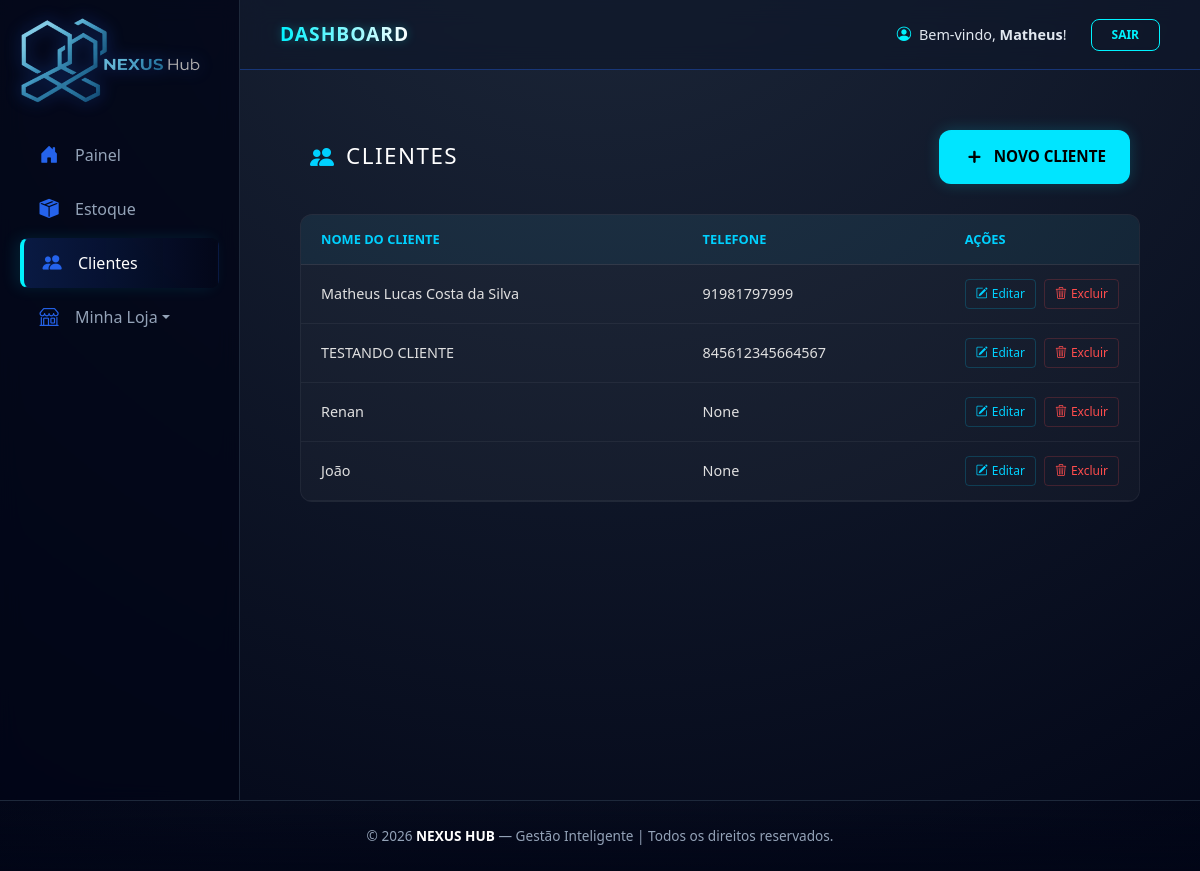
The page /nexus/clientes/ (signed in) on the database its author committed.
### dashboard/models.py (models this page shows, shortened)
class Cliente(models.Model):
    usuario = models.ForeignKey(
        User,
        on_delete=models.CASCADE,
        related_name='clientes'
    )
    nome = models.CharField(
        max_length=150,
        verbose_name="Nome Completo"
    )
    telefone = models.CharField(
        max_length=20,
        blank=True,
        null=True,
        verbose_name="Telefone / WhatsApp"
    )
    email = models.EmailField(
        max_length=255,
        blank=True,
        null=True,
        verbose_name="E-mail"
    )
    endereco = models.TextField(
        blank=True,
        null=True,
        verbose_name="Endereço / Complemento"
    )
    data_cadastro = models.DateTimeField(
        auto_now_add=True,
        verbose_name="Data de Cadastro"
    )
    class Meta:
        verbose_name = "Cliente"
        verbose_name_plural = "Clientes"
        ordering = ['-data_cadastro'] # Mais recentes primeiro

### dashboard/views.py (the view)
# urls.py: path('clientes/', views.lista_clientes, name='lista_clientes'),
@login_required
def lista_clientes(request):
    clientes = Cliente.objects.all()
    return render(request, 'lista_clientes.html', {'clientes': clientes})

### dashboard/context_processors.py (called while the page is built)
def dados_loja(request):
    if request.user.is_authenticated:
        try:
            vendedor_perfil = Vendedor.objects.filter(usuario=request.user).first()
            if vendedor_perfil:
                loja = Loja.objects.filter(vendedor=vendedor_perfil).first()
                return {'loja': loja}
        except Exception:
            return {'loja': None}
    return {'loja': None}

### dashboard/templates/lista_clientes.html (shortened to what this page needs)
{% extends 'base.html' %}
{% load static %}
{% block content %}
<div class="nexus-container">
    <header class="nexus-header">
        <div class="nexus-title-wrapper">
            <div class="nexus-title-icon">
                <i class="bi bi-people-fill"></i>
            </div>
            <h1 class="nexus-title">Clientes</h1>
        </div>
        <a href="{% url 'cadastrar_cliente' %}" class="btn-nexus-add">
            <i class="bi bi-plus" style="font-size: 1.4rem; -webkit-text-stroke: 1px;"></i> NOVO CLIENTE
        </a>
    </header>
    <div class="nexus-table-wrapper">
        <table class="nexus-table">
            <thead>
                <tr>
                    <th>Nome do Cliente</th>
                    <th>Telefone</th>
                    <th style="width: 180px;">Ações</th>
                </tr>
            </thead>
            <tbody>
                {% for cliente in clientes %}
                <tr>
                    <td>{{ cliente.nome }}</td>
                    <td>{{ cliente.telefone }}</td>
                    <td class="actions-cell">
                        <a href="{% url 'editar_cliente' cliente.id %}" class="btn-action btn-edit">
                            <i class="bi bi-pencil-square"></i> Editar
                        </a>
                        <a href="javascript:void(0)"
                            onclick="abrirModalExclusao('{{ cliente.id }}', '{{ cliente.nome }}')"
                            class="btn-action btn-delete">
                            <i class="bi bi-trash3"></i> Excluir
                        </a>
                    </td>
                </tr>
                {% empty %}
                <tr>
                    <td colspan="3" class="empty-row">Nenhum cliente registado na base de dados.</td>
                </tr>
                {% endfor %}
            </tbody>
        </table>
    </div>
</div>
</div>
{% endblock %}

### dashboard/templates/base.html (shortened to what this page needs)
{% load static %}
<!DOCTYPE html>
<html lang="pt-br">
<head>
    <link href="https://cdn.jsdelivr.net/npm/bootstrap@5.3.0/dist/css/bootstrap.min.css" rel="stylesheet">
    <link rel="stylesheet" href="https://cdn.jsdelivr.net/npm/bootstrap-icons@1.11.1/font/bootstrap-icons.css">
</head>
<body>
    <div class="app-wrapper">
        <nav class="sidebar">
            <div class="sidebar-brand">
                <img src="{% static 'img/nexushub.png' %}" alt="NEXUS Hub" class="sidebar-logo">
            </div>
            <ul>
                <li class="{% if request.resolver_match.url_name == 'home' %}active{% endif %}">
                    <a href="{% url 'home' %}"><i class="bi bi-house-door-fill"></i> Painel</a>
                </li>
                <li class="{% if request.resolver_match.url_name == 'lista_estoque' %}active{% endif %}">
                    <a href="{% url 'lista_estoque' %}"><i class="bi bi-box-seam-fill"></i> Estoque</a>
                </li>
                <li class="{% if request.resolver_match.url_name == 'lista_clientes' %}active{% endif %}">
                    <a href="{% url 'lista_clientes' %}"><i class="bi bi-people-fill"></i> Clientes</a>
                </li>
                <li class="nav-item dropdown">
                    <a href="#" class="dropdown-toggle" data-bs-toggle="dropdown">
                        <i class="bi bi-shop"></i> Minha Loja
                    </a>
                </li>
            </ul>
        </nav>
        <main class="main-layout">
            <header class="header">
                <div class="page-title-glow">
                    {% block page_title %}Dashboard{% endblock %}
                </div>
                <div class="user-info d-flex align-items-center gap-4">
                    <span style="color: #e2e8f0; font-size: 0.9rem;">
                        <i class="bi bi-person-circle me-1" style="color: var(--turquesa-brilhante);"></i>
                        Bem-vindo, <strong>{{ user.username }}</strong>!
                    </span>
                    <a href="/logout/" class="logout-btn">Sair</a>
                </div>
            </header>
            <main class="nexus-main-content" id="main-content">
                {% block content %}
                {% endblock %}
            <footer class="rodape">
                <p style="color: var(--texto-muted); font-size: 0.85rem; margin: 0;">
                    &copy; {% now "Y" %} <strong style="color: #fff;">NEXUS HUB</strong> — Gestão Inteligente | Todos os
                    direitos reservados.
                </p>
            </footer>
</body>
</html>

### dashboard/templates/base.html (style rules this page uses)
:root { --nexus-blue: #2563eb; --nexus-blue-glow: rgba(37, 99, 235, 0.4); --azul-profundo: #020617; --azul-card: #0f172a; --borda: #1e293b; --texto-muted: #94a3b8; --turquesa-brilhante: #00f2fe; --turquesa-glow: rgba(0, 242, 254, 0.3); }
.fade-in-content { animation: fadeInUp 0.5s ease-out forwards; }
* { margin: 0; padding: 0; box-sizing: border-box; font-family: 'Segoe UI', system-ui, sans-serif; }
html, body { height: 100%; background: radial-gradient(circle at 50% -20%, #1e293b 0%, #020617 100%); background-attachment: fixed; color: #f8fafc; overflow-x: hidden; }
.app-wrapper { display: flex; min-height: 100vh; width: 100%; }
.sidebar { width: 240px; flex-shrink: 0; background: rgba(2, 6, 23, 0.8); backdrop-filter: blur(10px); border-right: 1px solid var(--borda); display: flex; flex-direction: column; padding: 10px 20px; position: sticky; top: 0; height: 100vh; z-index: 1000; }
.sidebar-brand { height: 100px; display: flex; align-items: center; margin-bottom: 20px; }
.sidebar-logo { max-width: 180px; filter: drop-shadow(0 0 8px var(--nexus-blue-glow)); }
.sidebar ul { list-style: none; padding: 0; }
.sidebar li a, .sidebar .dropdown-toggle { color: var(--texto-muted); text-decoration: none; display: flex; align-items: center; padding: 12px 16px; border-radius: 8px; transition: 0.3s all; border: 1px solid transparent; margin-bottom: 4px; }
.sidebar li a i, .sidebar .dropdown-toggle i { width: 1.5rem; display: flex; justify-content: center; margin-right: 14px; font-size: 1.2rem; color: var(--nexus-blue); transition: 0.3s; }
.sidebar li.active a { background: linear-gradient(90deg, rgba(37, 99, 235, 0.2) 0%, transparent 100%); border-left: 4px solid var(--turquesa-brilhante); color: #fff; box-shadow: -5px 0 15px rgba(0, 242, 254, 0.1); }
.main-layout { flex-grow: 1; display: flex; flex-direction: column; min-width: 0; }
.header { height: 70px; background: rgba(15, 23, 42, 0.7); backdrop-filter: blur(12px); border-bottom: 1px solid var(--nexus-blue-glow); display: flex; align-items: center; justify-content: space-between; padding: 0 40px; }
.page-title-glow { font-size: 1.2rem; font-weight: 800; background: linear-gradient(90deg, var(--turquesa-brilhante), #fff); -webkit-background-clip: text; -webkit-text-fill-color: transparent; filter: drop-shadow(0 0 5px var(--turquesa-glow)); letter-spacing: 1px; text-transform: uppercase; }
.logout-btn { border: 1px solid var(--turquesa-brilhante); color: var(--turquesa-brilhante); padding: 6px 20px; border-radius: 8px; text-decoration: none; font-size: 0.75rem; font-weight: 700; text-transform: uppercase; transition: 0.3s; }
.nexus-main-content { flex: 1 0 auto; padding: 40px; opacity: 0; }
.rodape { padding: 25px; text-align: center; background: linear-gradient(0deg, rgba(2, 6, 23, 0.9) 0%, transparent 100%); border-top: 1px solid var(--borda); }

### rows shown on the page
Cliente: nome "Matheus Lucas Costa da Silva", telefone "91981797999"
Cliente: nome "TESTANDO CLIENTE", telefone "845612345664567"
Cliente: nome "Renan", telefone "None"
Cliente: nome "João", telefone "None"

### other values the page prints
{{ user.username }} "Matheus"
